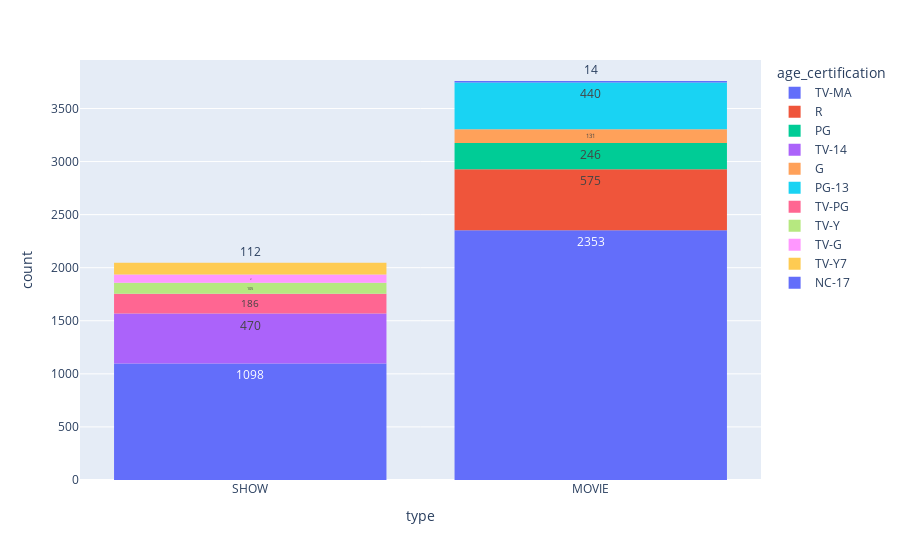

The notebook cell this image was saved under:
### Code cell
fig=px.histogram(df1,x="type",color="age_certification",text_auto=True)
fig.show()

### Figure 1 — Plotly figure (JSON) as saved in the notebook; plotly's stock layout.template omitted (floating-point values rounded to 4 significant figures; data arrays with more than 128 entries replaced by an {"elided": "..."} marker saying what was removed)
{"data": [{"alignmentgroup": "True", "bingroup": "x", "hovertemplate": "age_certification=TV-MA<br>type=%{x}<br>count=%{y}<extra></extra>", "legendgroup": "TV-MA", "marker": {"color": "#636efa", "pattern": {"shape": ""}}, "name": "TV-MA", "offsetgroup": "TV-MA", "orientation": "v", "showlegend": true, "texttemplate": "%{value}", "type": "histogram", "x": {"elided": "3451 str values"}, "xaxis": "x", "yaxis": "y"}, {"alignmentgroup": "True", "bingroup": "x", "hovertemplate": "age_certification=R<br>type=%{x}<br>count=%{y}<extra></extra>", "legendgroup": "R", "marker": {"color": "#EF553B", "pattern": {"shape": ""}}, "name": "R", "offsetgroup": "R", "orientation": "v", "showlegend": true, "texttemplate": "%{value}", "type": "histogram", "x": {"elided": "575 str values"}, "xaxis": "x", "yaxis": "y"}, {"alignmentgroup": "True", "bingroup": "x", "hovertemplate": "age_certification=PG<br>type=%{x}<br>count=%{y}<extra></extra>", "legendgroup": "PG", "marker": {"color": "#00cc96", "pattern": {"shape": ""}}, "name": "PG", "offsetgroup": "PG", "orientation": "v", "showlegend": true, "texttemplate": "%{value}", "type": "histogram", "x": {"elided": "246 str values"}, "xaxis": "x", "yaxis": "y"}, {"alignmentgroup": "True", "bingroup": "x", "hovertemplate": "age_certification=TV-14<br>type=%{x}<br>count=%{y}<extra></extra>", "legendgroup": "TV-14", "marker": {"color": "#ab63fa", "pattern": {"shape": ""}}, "name": "TV-14", "offsetgroup": "TV-14", "orientation": "v", "showlegend": true, "texttemplate": "%{value}", "type": "histogram", "x": {"elided": "470 str values"}, "xaxis": "x", "yaxis": "y"}, {"alignmentgroup": "True", "bingroup": "x", "hovertemplate": "age_certification=G<br>type=%{x}<br>count=%{y}<extra></extra>", "legendgroup": "G", "marker": {"color": "#FFA15A", "pattern": {"shape": ""}}, "name": "G", "offsetgroup": "G", "orientation": "v", "showlegend": true, "texttemplate": "%{value}", "type": "histogram", "x": {"elided": "131 str values"}, "xaxis": "x", "yaxis": "y"}, {"alignmentgroup": "True", "bingroup": "x", "hovertemplate": "age_certification=PG-13<br>type=%{x}<br>count=%{y}<extra></extra>", "legendgroup": "PG-13", "marker": {"color": "#19d3f3", "pattern": {"shape": ""}}, "name": "PG-13", "offsetgroup": "PG-13", "orientation": "v", "showlegend": true, "texttemplate": "%{value}", "type": "histogram", "x": {"elided": "440 str values"}, "xaxis": "x", "yaxis": "y"}, {"alignmentgroup": "True", "bingroup": "x", "hovertemplate": "age_certification=TV-PG<br>type=%{x}<br>count=%{y}<extra></extra>", "legendgroup": "TV-PG", "marker": {"color": "#FF6692", "pattern": {"shape": ""}}, "name": "TV-PG", "offsetgroup": "TV-PG", "orientation": "v", "showlegend": true, "texttemplate": "%{value}", "type": "histogram", "x": {"elided": "186 str values"}, "xaxis": "x", "yaxis": "y"}, {"alignmentgroup": "True", "bingroup": "x", "hovertemplate": "age_certification=TV-Y<br>type=%{x}<br>count=%{y}<extra></extra>", "legendgroup": "TV-Y", "marker": {"color": "#B6E880", "pattern": {"shape": ""}}, "name": "TV-Y", "offsetgroup": "TV-Y", "orientation": "v", "showlegend": true, "texttemplate": "%{value}", "type": "histogram", "x": ["SHOW", "SHOW", "SHOW", "SHOW", "SHOW", "SHOW", "SHOW", "SHOW", "SHOW", "SHOW", "SHOW", "SHOW", "SHOW", "SHOW", "SHOW", "SHOW", "SHOW", "SHOW", "SHOW", "SHOW", "SHOW", "SHOW", "SHOW", "SHOW", "SHOW", "SHOW", "SHOW", "SHOW", "SHOW", "SHOW", "SHOW", "SHOW", "SHOW", "SHOW", "SHOW", "SHOW", "SHOW", "SHOW", "SHOW", "SHOW", "SHOW", "SHOW", "SHOW", "SHOW", "SHOW", "SHOW", "SHOW", "SHOW", "SHOW", "SHOW", "SHOW", "SHOW", "SHOW", "SHOW", "SHOW", "SHOW", "SHOW", "SHOW", "SHOW", "SHOW", "SHOW", "SHOW", "SHOW", "SHOW", "SHOW", "SHOW", "SHOW", "SHOW", "SHOW", "SHOW", "SHOW", "SHOW", "SHOW", "SHOW", "SHOW", "SHOW", "SHOW", "SHOW", "SHOW", "SHOW", "SHOW", "SHOW", "SHOW", "SHOW", "SHOW", "SHOW", "SHOW", "SHOW", "SHOW", "SHOW", "SHOW", "SHOW", "SHOW", "SHOW", "SHOW", "SHOW", "SHOW", "SHOW", "SHOW", "SHOW", "SHOW", "SHOW", "SHOW", "SHOW", "SHOW"], "xaxis": "x", "yaxis": "y"}, {"alignmentgroup": "True", "bingroup": "x", "hovertemplate": "age_certification=TV-G<br>type=%{x}<br>count=%{y}<extra></extra>", "legendgroup": "TV-G", "marker": {"color": "#FF97FF", "pattern": {"shape": ""}}, "name": "TV-G", "offsetgroup": "TV-G", "orientation": "v", "showlegend": true, "texttemplate": "%{value}", "type": "histogram", "x": ["SHOW", "SHOW", "SHOW", "SHOW", "SHOW", "SHOW", "SHOW", "SHOW", "SHOW", "SHOW", "SHOW", "SHOW", "SHOW", "SHOW", "SHOW", "SHOW", "SHOW", "SHOW", "SHOW", "SHOW", "SHOW", "SHOW", "SHOW", "SHOW", "SHOW", "SHOW", "SHOW", "SHOW", "SHOW", "SHOW", "SHOW", "SHOW", "SHOW", "SHOW", "SHOW", "SHOW", "SHOW", "SHOW", "SHOW", "SHOW", "SHOW", "SHOW", "SHOW", "SHOW", "SHOW", "SHOW", "SHOW", "SHOW", "SHOW", "SHOW", "SHOW", "SHOW", "SHOW", "SHOW", "SHOW", "SHOW", "SHOW", "SHOW", "SHOW", "SHOW", "SHOW", "SHOW", "SHOW", "SHOW", "SHOW", "SHOW", "SHOW", "SHOW", "SHOW", "SHOW", "SHOW", "SHOW", "SHOW", "SHOW", "SHOW", "SHOW"], "xaxis": "x", "yaxis": "y"}, {"alignmentgroup": "True", "bingroup": "x", "hovertemplate": "age_certification=TV-Y7<br>type=%{x}<br>count=%{y}<extra></extra>", "legendgroup": "TV-Y7", "marker": {"color": "#FECB52", "pattern": {"shape": ""}}, "name": "TV-Y7", "offsetgroup": "TV-Y7", "orientation": "v", "showlegend": true, "texttemplate": "%{value}", "type": "histogram", "x": ["SHOW", "SHOW", "SHOW", "SHOW", "SHOW", "SHOW", "SHOW", "SHOW", "SHOW", "SHOW", "SHOW", "SHOW", "SHOW", "SHOW", "SHOW", "SHOW", "SHOW", "SHOW", "SHOW", "SHOW", "SHOW", "SHOW", "SHOW", "SHOW", "SHOW", "SHOW", "SHOW", "SHOW", "SHOW", "SHOW", "SHOW", "SHOW", "SHOW", "SHOW", "SHOW", "SHOW", "SHOW", "SHOW", "SHOW", "SHOW", "SHOW", "SHOW", "SHOW", "SHOW", "SHOW", "SHOW", "SHOW", "SHOW", "SHOW", "SHOW", "SHOW", "SHOW", "SHOW", "SHOW", "SHOW", "SHOW", "SHOW", "SHOW", "SHOW", "SHOW", "SHOW", "SHOW", "SHOW", "SHOW", "SHOW", "SHOW", "SHOW", "SHOW", "SHOW", "SHOW", "SHOW", "SHOW", "SHOW", "SHOW", "SHOW", "SHOW", "SHOW", "SHOW", "SHOW", "SHOW", "SHOW", "SHOW", "SHOW", "SHOW", "SHOW", "SHOW", "SHOW", "SHOW", "SHOW", "SHOW", "SHOW", "SHOW", "SHOW", "SHOW", "SHOW", "SHOW", "SHOW", "SHOW", "SHOW", "SHOW", "SHOW", "SHOW", "SHOW", "SHOW", "SHOW", "SHOW", "SHOW", "SHOW", "SHOW", "SHOW", "SHOW", "SHOW"], "xaxis": "x", "yaxis": "y"}, {"alignmentgroup": "True", "bingroup": "x", "hovertemplate": "age_certification=NC-17<br>type=%{x}<br>count=%{y}<extra></extra>", "legendgroup": "NC-17", "marker": {"color": "#636efa", "pattern": {"shape": ""}}, "name": "NC-17", "offsetgroup": "NC-17", "orientation": "v", "showlegend": true, "texttemplate": "%{value}", "type": "histogram", "x": ["MOVIE", "MOVIE", "MOVIE", "MOVIE", "MOVIE", "MOVIE", "MOVIE", "MOVIE", "MOVIE", "MOVIE", "MOVIE", "MOVIE", "MOVIE", "MOVIE"], "xaxis": "x", "yaxis": "y"}], "layout": {"barmode": "relative", "legend": {"title": {"text": "age_certification"}, "tracegroupgap": 0}, "margin": {"t": 60}, "xaxis": {"anchor": "y", "domain": [0, 1], "title": {"text": "type"}}, "yaxis": {"anchor": "x", "domain": [0, 1], "title": {"text": "count"}}}}
